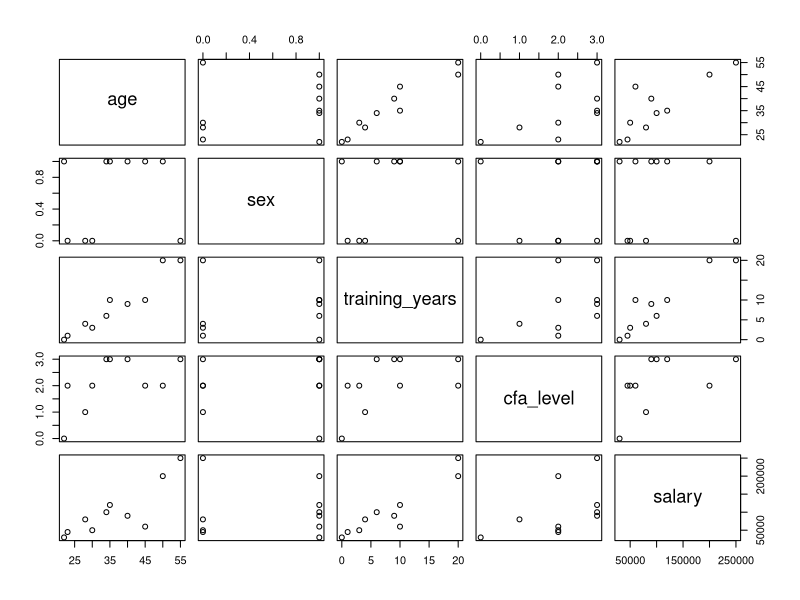

Recreate this plot in R. (Note: this script raises an error after producing the figure.)
# Comment out a block: Ctrl + C

# Define some functions
# Function: Plotting
Plot_LinearReg = function(actual, estimate, title){
  plot(actual, pch=19, bty='l',type="b",col="black", main=title, ylim = c(0,max(actual,estimate)))
  lines(estimate, col="blue", pch=17, type="b")
  legend("topleft", legend=c(deparse(substitute(actual)), deparse(substitute(estimate))), pch=c(19,17), col=c("black","blue"), bty="n")
}
# Function: Linear Regression
Linear_Regression = function(target, pred_vars, title){ # pred_vars should be a df of IV's
  linear_regression = lm(target~., pred_vars)
  summary(linear_regression)
  m = length(data[,1])
  pred = matrix(NA,m)
  for(i in 1:m){
    pred[i] = coef(linear_regression)[1] + coef(linear_regression)[2]*pred_vars[i,1] + coef(linear_regression)[3]*pred_vars[i,2] + coef(linear_regression)[4]*pred_vars[i,3] + coef(linear_regression)[5]*pred_vars[i,4]
  }
  # Cost: J = (1/2m)(Sum{i = 1:n}(y[i]-y_hat[i]))
  lm_cost = 1/(2*m)*((target-pred)^2)
  # Plotting: lm predictions
  Plot_LinearReg(target, pred, title)
  text(x=m/2, y=min(target), labels = bquote(bold(Cost == .(lm_cost))))
}
# fitmodel (Shows that you need more cases than predictors) ----
# fitmodel <- function(n, k) {
#   # n: sample size
#   # k: number of predictors
#   # return linear model fit for given sample size and k predictors
#   x <- data.frame(matrix( rnorm(n*k), nrow=n))
#   names(x) <- paste("x", seq(k), sep="")
#   x$y <- rnorm(n)  
#   lm(y~., data=x)
# }
# 
# summary(fitmodel(n=9, k=10))
# summary(fitmodel(n=10, k=10))
# summary(fitmodel(n=11, k=10))
# summary(fitmodel(n=12, k=10))

# Defining data ----
salary = c(30000, 50000, 45000, 120000, 90000, 60000, 200000, 250000, 80000, 100000)
age = c(22,30,23,35,40,45,50,55,28,34)
sex = c(1,0,0,1,1,1,1,0,0,1)
training_years = c(0,3,1,10,9,10,20,20,4,6)
cfa_level = c(0,2,2,3,3,2,2,3,1,3)

preds = data.frame(age,sex,training_years,cfa_level)
target = data.frame(salary) #str(target)
data = data.frame(preds, target)


# Plotting simple pairs data----
pairs(data)

# Mutliple Regression ----
# Option 1 - individually typing IV's ----
reg_individual = lm(salary ~ age+sex+training_years+cfa_level)
summary(reg_individual)
# Option 2 - referencing dataframe of IV's ----
reg_df = lm(salary~.,preds)
summary(reg_df)
coef(reg_df)
salary_pred = matrix(NA,m)
for(i in 1:m){
  salary_pred[i] = coef(reg_df)[1] + coef(reg_df)[2]*age[i] + coef(reg_df)[3]*sex[i] + coef(reg_df)[4]*training_years[i] + coef(reg_df)[5]*cfa_level[i]
}
# Cost: J = (1/2m)(Sum{i = 1:n}(y[i]-y_hat[i]))
lm_cost = 1/2*(length(data[,1])*(salary-salary_pred)^2)
# Plotting: lm predictions
Plot_LinearReg(salary, salary_pred, "Salary v Salary_Pred")
# Option 3 (Preferred) - Using my predefined function ----
Linear_Regression(salary, preds, "Salary v Salary_pred")

  



# Gradient Descent ----
m = length(data[,1]) 
learning_rate = 0.001 #.001
# I could create one beta vector: Beta = [1,1,1,1,1] and call them in regression using Beta[1] etc...
Beta_0 = 1
Beta_1 = 1
Beta_2 = 1
Beta_3 = 1
Beta_4 = 1

common_derivative_portion = matrix(NA,length(data[,1]),1)
salary_hat_during_updates = matrix(NA,1,5)
updating_cost = matrix(NA,150000)

# 150k epochs - could use a tolerance instead perhaps... ----
# I plotted the loss(cost) fn for up to 1,000,000 epochs but not much was learned after 150k epochs
for(j in 1:150000){
  for(i in 1:m){ # I think this is probably slower than simply doing the calculation within thhe del_Beta_i loop each time, but it makes the code neater
    common_derivative_portion[i] = ((Beta_0 + Beta_1*age[i] + Beta_2*sex[i] + Beta_3*training_years[i] + Beta_4*cfa_level[i])-salary[i])
  }
  # del_Beta_0
  Beta_0_derivative_portion = 0
  for(i in 1:m){
    Beta_0_derivative_portion = Beta_0_derivative_portion + common_derivative_portion[i]
  }
  del_Beta_0 = 1/m * Beta_0_derivative_portion
  Beta_0 = Beta_0 - learning_rate*del_Beta_0
  
  # del_Beta_1
  Beta_1_derivative_portion = 0
  for(i in 1:m){
    Beta_1_derivative_portion = Beta_1_derivative_portion + (common_derivative_portion[i]*age[i])
  }
  del_Beta_1 = 1/m * Beta_1_derivative_portion
  Beta_1 = Beta_1 - learning_rate*del_Beta_1
  
  # del_Beta_2
  Beta_2_derivative_portion = 0
  for(i in 1:m){
    Beta_2_derivative_portion = Beta_2_derivative_portion + (common_derivative_portion[i]*sex[i])
  }
  del_Beta_2 = 1/m * Beta_2_derivative_portion
  Beta_2 = Beta_2 - learning_rate*del_Beta_2
  
  # del_Beta_3
  Beta_3_derivative_portion = 0
  for(i in 1:m){
    Beta_3_derivative_portion = Beta_3_derivative_portion + (common_derivative_portion[i]*training_years[i])
  }
  del_Beta_3 = 1/m * Beta_3_derivative_portion
  Beta_3 = Beta_3 - learning_rate*del_Beta_3
  
  # del_Beta_4
  Beta_4_derivative_portion = 0
  for(i in 1:m){
    Beta_4_derivative_portion = Beta_4_derivative_portion + (common_derivative_portion[i]*cfa_level[i])
  }
  del_Beta_4 = 1/m * Beta_4_derivative_portion
  Beta_4 = Beta_4 - learning_rate*del_Beta_4
  
  for(i in 1:m){
    salary_hat_during_updates[i] = Beta_0 + Beta_1*age[i] + Beta_2*sex[i] + Beta_3*training_years[i] + Beta_4*cfa_level[i]
  }
  cost = (1/2*m)*(salary - salary_hat_during_updates)^2
  updating_cost[j] = mean(cost)
  
}

# Calculating estimates and cost
salary_hat = matrix(NA,1,5)
for(i in 1:m){
  salary_hat[i] = Beta_0 + Beta_1*age[i] + Beta_2*sex[i] + Beta_3*training_years[i] + Beta_4*cfa_level[i]
}
cost = (1/2*m)*((salary - salary_hat)^2)
mean_cost = mean(cost)
Beta_100k = c(Beta_0, Beta_1,Beta_2,Beta_3,Beta_4)

# Plotting: y vs y_hat
Plot_LinearReg(salary, salary_hat, "150k Epochs")

# Plotting: Cost Function
plot(updating_cost[50:150000]) # first few values were huge, so truncating them  
# I think this would take on a more quadratic shape if my learning rate was larger, thus causing the loss not to converge smoothly
# Given the small learning rate, convergence is gentle here



# Trying different learning rates ----
m = length(data[,1]) 
learning_rates = c(0.001, 0.005, 0.01, .05, 0.1) # I read somewhere that alpha is often set to .001 and increased in multiples of 3 from there
salary_hat = matrix(0, length(learning_rates), m)
Beta = matrix(0, length(learning_rates), 5)
# I could create one beta vector: Beta = [1,1,1,1,1] and call them in regression using Beta[1] etc...
Beta_0 = 1
Beta_1 = 1
Beta_2 = 1
Beta_3 = 1
Beta_4 = 1


for(l in 1:length(learning_rates)){
  learning_rate = learning_rates[l]
  for(j in 1:50000){
    #learning_rate = learning_rate * 1.5
    for(i in 1:m){ # I think this is probably slower than simply doing the calculation within thhe del_Beta_i loop each time, but it makes the code neater
      common_derivative_portion[i] = ((Beta_0 + Beta_1*age[i] + Beta_2*sex[i] + Beta_3*training_years[i] + Beta_4*cfa_level[i])-salary[i])
    }
    # del_Beta_0
    Beta_0_derivative_portion = 0
    for(i in 1:m){
      Beta_0_derivative_portion = Beta_0_derivative_portion + common_derivative_portion[i]
    }
    del_Beta_0 = 1/m * Beta_0_derivative_portion
    Beta_0 = Beta_0 - learning_rate*del_Beta_0
    
    # del_Beta_1
    Beta_1_derivative_portion = 0
    for(i in 1:m){
      Beta_1_derivative_portion = Beta_1_derivative_portion + (common_derivative_portion[i]*age[i])
    }
    del_Beta_1 = 1/m * Beta_1_derivative_portion
    Beta_1 = Beta_1 - learning_rate*del_Beta_1
    
    # del_Beta_2
    Beta_2_derivative_portion = 0
    for(i in 1:m){
      Beta_2_derivative_portion = Beta_2_derivative_portion + (common_derivative_portion[i]*sex[i])
    }
    del_Beta_2 = 1/m * Beta_2_derivative_portion
    Beta_2 = Beta_2 - learning_rate*del_Beta_2
    
    # del_Beta_3
    Beta_3_derivative_portion = 0
    for(i in 1:m){
      Beta_3_derivative_portion = Beta_3_derivative_portion + (common_derivative_portion[i]*training_years[i])
    }
    del_Beta_3 = 1/m * Beta_3_derivative_portion
    Beta_3 = Beta_3 - learning_rate*del_Beta_3
    
    # del_Beta_4
    Beta_4_derivative_portion = 0
    for(i in 1:m){
      Beta_4_derivative_portion = Beta_4_derivative_portion + (common_derivative_portion[i]*cfa_level[i])
    }
    del_Beta_4 = 1/m * Beta_4_derivative_portion
    Beta_4 = Beta_4 - learning_rate*del_Beta_4
  }
  # Calculating estimates and cost
  for(i in 1:m){
    salary_hat[l,i] = Beta_0 + Beta_1*age[i] + Beta_2*sex[i] + Beta_3*training_years[i] + Beta_4*cfa_level[i]
  }
  Beta[l,] = c(Beta_0, Beta_1,Beta_2,Beta_3,Beta_4)
}
salary_matrix = matrix(rep(salary,5), ncol = 7)
simplified_cost = (salary_matrix - salary_hat)^2
mean_simplified_cost_by_learning_rate = matrix(NA,5)
for(r in 1:length(simplified_cost[,1])){
  mean_simplified_cost_by_learning_rate[r] = mean(simplified_cost[r,])
}
cost_by_learning_rate = (1/(2*m))*(mean_simplified_cost_by_learning_rate)
simplified_mean_cost = mean(mean_cost_by_learning_rate)


#plot(salary_hat,col='blue',ylim = c((min(salary_hat)-(min(salary_hat)*0.25)),(max(salary_hat)+(max(salary_hat)*0.25))))
#points(salary, col='red')


# Jerome was here
# ergweionejbgn
